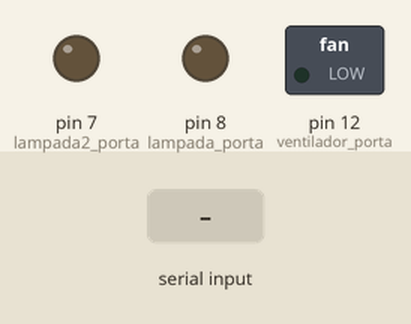
Recording of a sketch running on a simulated Arduino Uno, built with avr-gcc and run on an emulated ATmega328P. On the bench: switched loads named in the sketch (green lamp = pin HIGH), output pins drawn as LEDs (lit = HIGH). The inputs (shaded band) are chosen by the test bench.

Above: at 1.2 s.
1.3 s: "v" received over Serial
At 1.9 s:
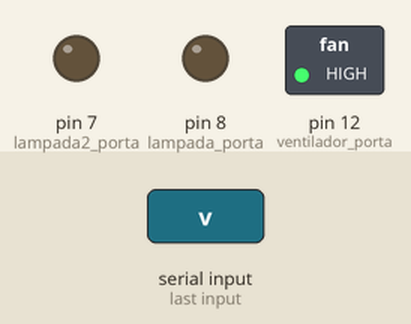
2.8 s: "m" received over Serial
At 4.0 s:
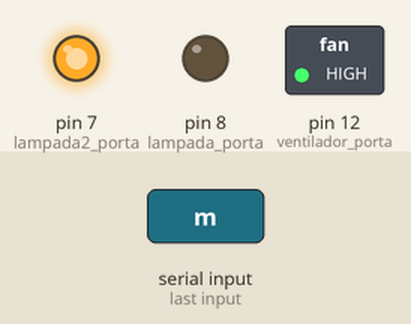
4.3 s: "V" received over Serial
At 5.4 s:
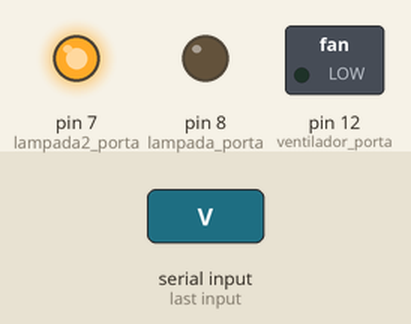
5.8 s: "M" received over Serial
At 6.5 s:
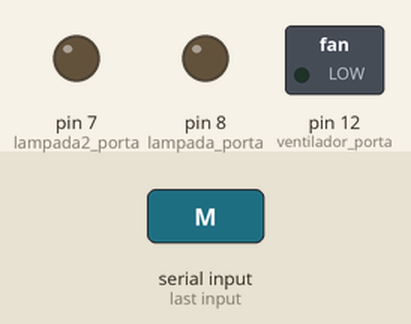
Timing chart, 0 to 8.3 s (numbered marks = the images above; inputs shaded):
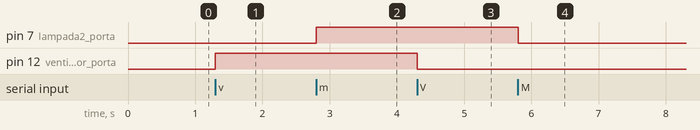

Measured:
- after the input at 1.3 s, pin 12 (ventilador_porta): LOW → HIGH at once
- after the input at 2.8 s, pin 7 (lampada2_porta): LOW → HIGH at once
- after the input at 4.3 s, pin 12 (ventilador_porta): HIGH → LOW at once
- after the input at 5.8 s, pin 7 (lampada2_porta): HIGH → LOW at once

The sketch:

acende_led.ino
```cpp
//Script para ligar dispositivos no arduino
//Dev: Michael M.Sabino

#define lampada2_porta 7
#define lampada_porta  8
#define ventilador_porta  12

int comando;
boolean lampada = false;
boolean lampada2 = false;
boolean ventilador = false;

void setup(){
	pinMode(lampada_porta, OUTPUT);
	pinMode(lampada2_porta, OUTPUT);
	pinMode(ventilador_porta, OUTPUT);
	Serial.begin(9600);
}

void loop(){
  if(Serial.available() > 0){
		comando = Serial.read();

	if(lampada){
		digitalWrite(lampada_porta, HIGH);
	}else{
		digitalWrite(lampada_porta, LOW);
	}
		switch (comando){
			case 'l':lampada = true;break;
			case 'L':lampada = false;break;
		}
	}

	if(ventilador){
		digitalWrite(ventilador_porta, HIGH);
	}else{
		digitalWrite(ventilador_porta, LOW);
	}
		switch (comando){
			case 'v':ventilador = true;break;
			case 'V':ventilador = false;break;
		}

	if(lampada2){
		digitalWrite(lampada2_porta, HIGH);
	}else{
		digitalWrite(lampada2_porta, LOW);
	}
		switch (comando){
			case 'm':lampada2 = true;break;
			case 'M':lampada2 = false;break;
		}
}
```

acende_led_simples.c
```cpp
//acender lampada com app
//Dev: Michael M.Sabino

#define lampada_porta  8

int comando;
boolean lampada = false;

void setup()
{
    pinMode(lampada_porta, OUTPUT);
    Serial.begin(9600);
}

void loop()
{
    if (Serial.available() > 0)
	{
		comando = Serial.read();

		if (lampada)
		{
			digitalWrite(lampada_porta, HIGH);
		}
			else
		{
			digitalWrite(lampada_porta, LOW);
		}

		switch (comando)
		{
			case 'L':lampada = true;break;
			case 'l':lampada = false;break;
		}
    }
}
```
